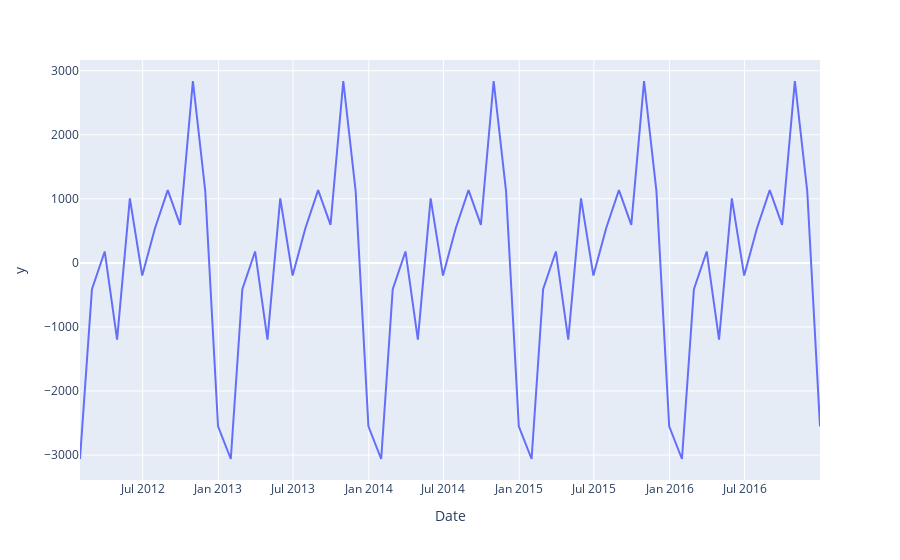

Notebook source saved alongside this figure:
### Code cell
px.line(df_whseA_prod_month['Order_Demand']['Product_0001'],y=sd.seasonal)
